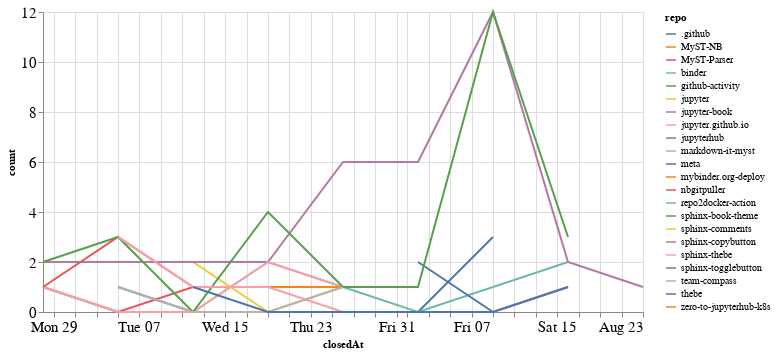

Notebook source saved alongside this figure:
### Code cell
closed_by_time = closed_by.groupby('repo').resample('W', on='closedAt').count()['author'].reset_index()
closed_by_time = closed_by_time.rename(columns={'author': 'count'})

alt.Chart(closed_by_time, width=600).mark_line().encode(
    x='closedAt',
    y='count',
    color='repo',
    tooltip="repo"
)

### Figure 1 — Vega-Lite specification as saved in the notebook (floating-point values rounded to 4 significant figures)
{"config": {"axisLeft": {"labelFontSize": 15}, "axisBottom": {"labelFontSize": 15}}, "data": {"name": "data-c6ecefb6735792fd8ec5285049077977"}, "mark": "line", "encoding": {"color": {"type": "nominal", "field": "repo"}, "tooltip": {"type": "nominal", "field": "repo"}, "x": {"type": "temporal", "field": "closedAt"}, "y": {"type": "quantitative", "field": "count"}}, "width": 600, "$schema": "https://vega.github.io/schema/vega-lite/v4.8.1.json", "datasets": {"data-c6ecefb6735792fd8ec5285049077977": [{"repo": ".github", "closedAt": "2020-07-05T00:00:00", "count": 1}, {"repo": ".github", "closedAt": "2020-07-12T00:00:00", "count": 0}, {"repo": ".github", "closedAt": "2020-07-19T00:00:00", "count": 0}, {"repo": ".github", "closedAt": "2020-07-26T00:00:00", "count": 0}, {"repo": ".github", "closedAt": "2020-08-02T00:00:00", "count": 0}, {"repo": ".github", "closedAt": "2020-08-09T00:00:00", "count": 3}, {"repo": "MyST-NB", "closedAt": "2020-07-19T00:00:00", "count": 1}, {"repo": "MyST-Parser", "closedAt": "2020-06-28T00:00:00", "count": 1}, {"repo": "MyST-Parser", "closedAt": "2020-07-05T00:00:00", "count": 0}, {"repo": "MyST-Parser", "closedAt": "2020-07-12T00:00:00", "count": 1}, {"repo": "MyST-Parser", "closedAt": "2020-07-19T00:00:00", "count": 1}, {"repo": "binder", "closedAt": "2020-06-28T00:00:00", "count": 1}, {"repo": "binder", "closedAt": "2020-07-05T00:00:00", "count": 0}, {"repo": "binder", "closedAt": "2020-07-12T00:00:00", "count": 0}, {"repo": "binder", "closedAt": "2020-07-19T00:00:00", "count": 2}, {"repo": "binder", "closedAt": "2020-07-26T00:00:00", "count": 1}, {"repo": "binder", "closedAt": "2020-08-02T00:00:00", "count": 0}, {"repo": "binder", "closedAt": "2020-08-09T00:00:00", "count": 1}, {"repo": "binder", "closedAt": "2020-08-16T00:00:00", "count": 2}, {"repo": "github-activity", "closedAt": "2020-08-09T00:00:00", "count": 2}, {"repo": "jupyter", "closedAt": "2020-07-05T00:00:00", "count": 2}, {"repo": "jupyter", "closedAt": "2020-07-12T00:00:00", "count": 2}, {"repo": "jupyter", "closedAt": "2020-07-19T00:00:00", "count": 0}, {"repo": "jupyter", "closedAt": "2020-07-26T00:00:00", "count": 1}, {"repo": "jupyter-book", "closedAt": "2020-06-28T00:00:00", "count": 2}, {"repo": "jupyter-book", "closedAt": "2020-07-05T00:00:00", "count": 2}, {"repo": "jupyter-book", "closedAt": "2020-07-12T00:00:00", "count": 2}, {"repo": "jupyter-book", "closedAt": "2020-07-19T00:00:00", "count": 2}, {"repo": "jupyter-book", "closedAt": "2020-07-26T00:00:00", "count": 6}, {"repo": "jupyter-book", "closedAt": "2020-08-02T00:00:00", "count": 6}, {"repo": "jupyter-book", "closedAt": "2020-08-09T00:00:00", "count": 12}, {"repo": "jupyter-book", "closedAt": "2020-08-16T00:00:00", "count": 2}, {"repo": "jupyter-book", "closedAt": "2020-08-23T00:00:00", "count": 1}, {"repo": "jupyter.github.io", "closedAt": "2020-06-28T00:00:00", "count": 1}, {"repo": "jupyter.github.io", "closedAt": "2020-07-05T00:00:00", "count": 0}, {"repo": "jupyter.github.io", "closedAt": "2020-07-12T00:00:00", "count": 0}, {"repo": "jupyter.github.io", "closedAt": "2020-07-19T00:00:00", "count": 2}, {"repo": "jupyter.github.io", "closedAt": "2020-07-26T00:00:00", "count": 1}, {"repo": "jupyterhub", "closedAt": "2020-07-12T00:00:00", "count": 1}, {"repo": "markdown-it-myst", "closedAt": "2020-08-09T00:00:00", "count": 1}, {"repo": "meta", "closedAt": "2020-08-02T00:00:00", "count": 2}, {"repo": "meta", "closedAt": "2020-08-09T00:00:00", "count": 0}, {"repo": "meta", "closedAt": "2020-08-16T00:00:00", "count": 1}, {"repo": "mybinder.org-deploy", "closedAt": "2020-07-19T00:00:00", "count": 1}, {"repo": "mybinder.org-deploy", "closedAt": "2020-07-26T00:00:00", "count": 1}, {"repo": "nbgitpuller", "closedAt": "2020-06-28T00:00:00", "count": 1}, {"repo": "nbgitpuller", "closedAt": "2020-07-05T00:00:00", "count": 3}, {"repo": "nbgitpuller", "closedAt": "2020-07-12T00:00:00", "count": 1}, {"repo": "repo2docker-action", "closedAt": "2020-07-26T00:00:00", "count": 1}, {"repo": "sphinx-book-theme", "closedAt": "2020-06-28T00:00:00", "count": 2}, {"repo": "sphinx-book-theme", "closedAt": "2020-07-05T00:00:00", "count": 3}, {"repo": "sphinx-book-theme", "closedAt": "2020-07-12T00:00:00", "count": 0}, {"repo": "sphinx-book-theme", "closedAt": "2020-07-19T00:00:00", "count": 4}, {"repo": "sphinx-book-theme", "closedAt": "2020-07-26T00:00:00", "count": 1}, {"repo": "sphinx-book-theme", "closedAt": "2020-08-02T00:00:00", "count": 1}, {"repo": "sphinx-book-theme", "closedAt": "2020-08-09T00:00:00", "count": 12}, {"repo": "sphinx-book-theme", "closedAt": "2020-08-16T00:00:00", "count": 3}, {"repo": "sphinx-comments", "closedAt": "2020-08-16T00:00:00", "count": 4}, {"repo": "sphinx-copybutton", "closedAt": "2020-07-26T00:00:00", "count": 2}, {"repo": "sphinx-thebe", "closedAt": "2020-07-05T00:00:00", "count": 3}, {"repo": "sphinx-thebe", "closedAt": "2020-07-12T00:00:00", "count": 1}, {"repo": "sphinx-thebe", "closedAt": "2020-07-19T00:00:00", "count": 1}, {"repo": "sphinx-thebe", "closedAt": "2020-07-26T00:00:00", "count": 0}, {"repo": "sphinx-thebe", "closedAt": "2020-08-02T00:00:00", "count": 0}, {"repo": "sphinx-thebe", "closedAt": "2020-08-09T00:00:00", "count": 0}, {"repo": "sphinx-thebe", "closedAt": "2020-08-16T00:00:00", "count": 1}, {"repo": "sphinx-togglebutton", "closedAt": "2020-08-09T00:00:00", "count": 3}, {"repo": "team-compass", "closedAt": "2020-07-05T00:00:00", "count": 1}, {"repo": "team-compass", "closedAt": "2020-07-12T00:00:00", "count": 0}, {"repo": "team-compass", "closedAt": "2020-07-19T00:00:00", "count": 0}, {"repo": "team-compass", "closedAt": "2020-07-26T00:00:00", "count": 1}, {"repo": "thebe", "closedAt": "2020-07-12T00:00:00", "count": 1}, {"repo": "thebe", "closedAt": "2020-07-19T00:00:00", "count": 0}, {"repo": "thebe", "closedAt": "2020-07-26T00:00:00", "count": 0}, {"repo": "thebe", "closedAt": "2020-08-02T00:00:00", "count": 0}, {"repo": "thebe", "closedAt": "2020-08-09T00:00:00", "count": 0}, {"repo": "thebe", "closedAt": "2020-08-16T00:00:00", "count": 1}, {"repo": "zero-to-jupyterhub-k8s", "closedAt": "2020-07-05T00:00:00", "count": 1}]}}
